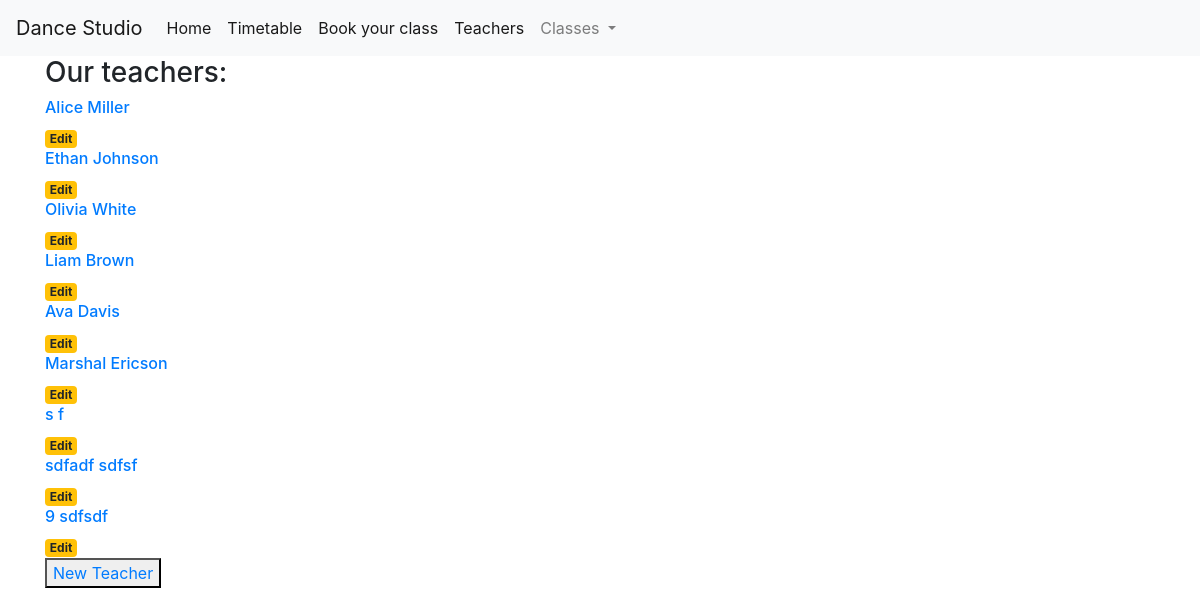
Before: /teachers with the older database file.
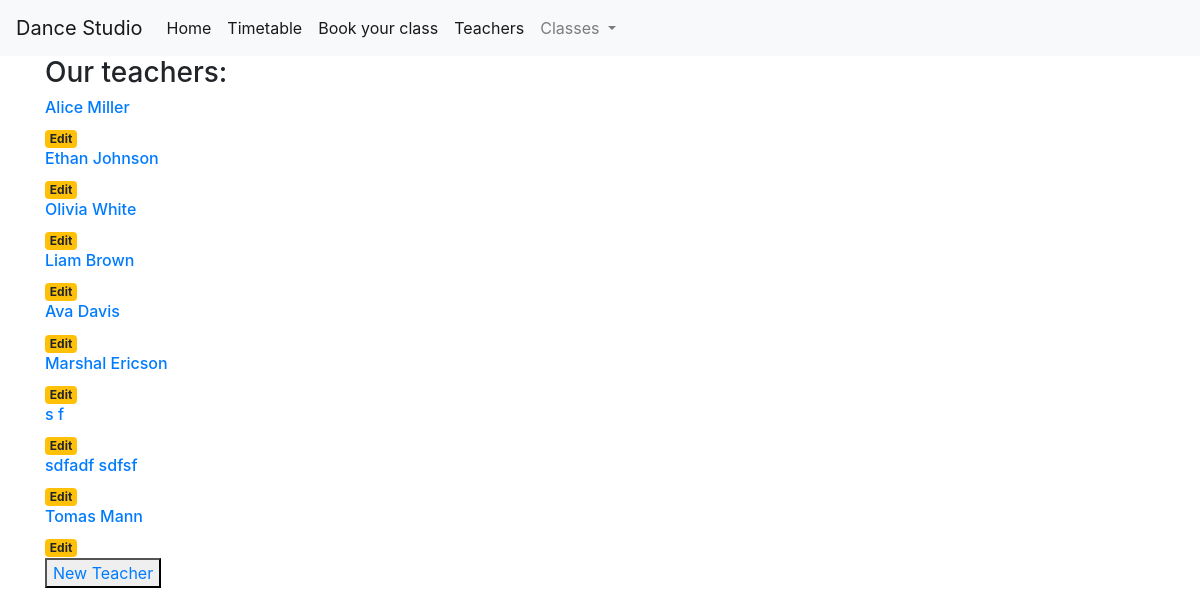
After: the same page with the newer database file.
### tables this page shows
CREATE TABLE teachers (
    teacher_id INTEGER PRIMARY KEY AUTOINCREMENT,
    name VARCHAR(50) NOT NULL,
    surname VARCHAR(50) NOT NULL
);

### app.py (the view)
@app.route('/teachers')
def teachers():
    conn = get_db_connection()
    teachers = conn.execute('SELECT * FROM teachers').fetchall()
    conn.close()
    return render_template('teachers.html', teachers=teachers)

### app.py (called while the page is built)
def get_db_connection():
    conn = sqlite3.connect('database.db')
    conn.row_factory = sqlite3.Row
    return conn

### templates/teachers.html
{% extends 'base.html' %}
{% block content %}
    <h3>{% block title %} Our teachers: {% endblock %}</h3>
    {% for teacher in teachers %}
        <a href="{{ url_for('teacher', teacher_id=teacher['teacher_id']) }}">
            <h6>{{ teacher['name'] ~ ' ' ~ teacher['surname'] }}</h6>
        </a>
        <a href="{{ url_for('edit_teacher', teacher_id=teacher['teacher_id']) }}">
            <span class="badge badge-warning">Edit</span>
        </a>
    {% endfor %}
    <div><button><a href="{{url_for('create_teacher')}}">New Teacher</a></button></div>
{% endblock %}

### templates/base.html (shortened to what this page needs)
<!doctype html>
<html lang="en">
  <head>
    <link rel="stylesheet" href="https://stackpath.bootstrapcdn.com/bootstrap/4.3.1/css/bootstrap.min.css">
  </head>
  <body>
    <nav class="navbar navbar-expand-md navbar-light bg-light">
        <a class="navbar-brand" href="{{ url_for('index')}}">Dance Studio</a>
        <div class="collapse navbar-collapse" id="navbarNav">
            <ul class="navbar-nav">
            <li class="nav-item active">
                <a class="nav-link" href="#">Home</a>
            </li>
            <li class="nav-item active">
                <a class="nav-link" href="#">Timetable</a>
            </li>
            <li class="nav-item active">
                <a class="nav-link" href="#">Book your class</a>
            </li>
            <li class="nav-item active">
                <a class="nav-link" href="{{url_for('teachers')}}">Teachers</a>
            </li>
              <li class="nav-item dropdown">
                <a class="nav-link dropdown-toggle" href="#" id="navbarDropdown" role="button" data-toggle="dropdown" aria-haspopup="true" aria-expanded="false">
                  Classes
                </a>
              </li>
            </ul>
        </div>
    </nav>
    <div class="container">
        {% block content %} {% endblock %}
    </div>
  </body>
</html>

Changed rows visible on the page:
changed teachers: name+surname "9 sdfsdf" → "Tomas Mann"
